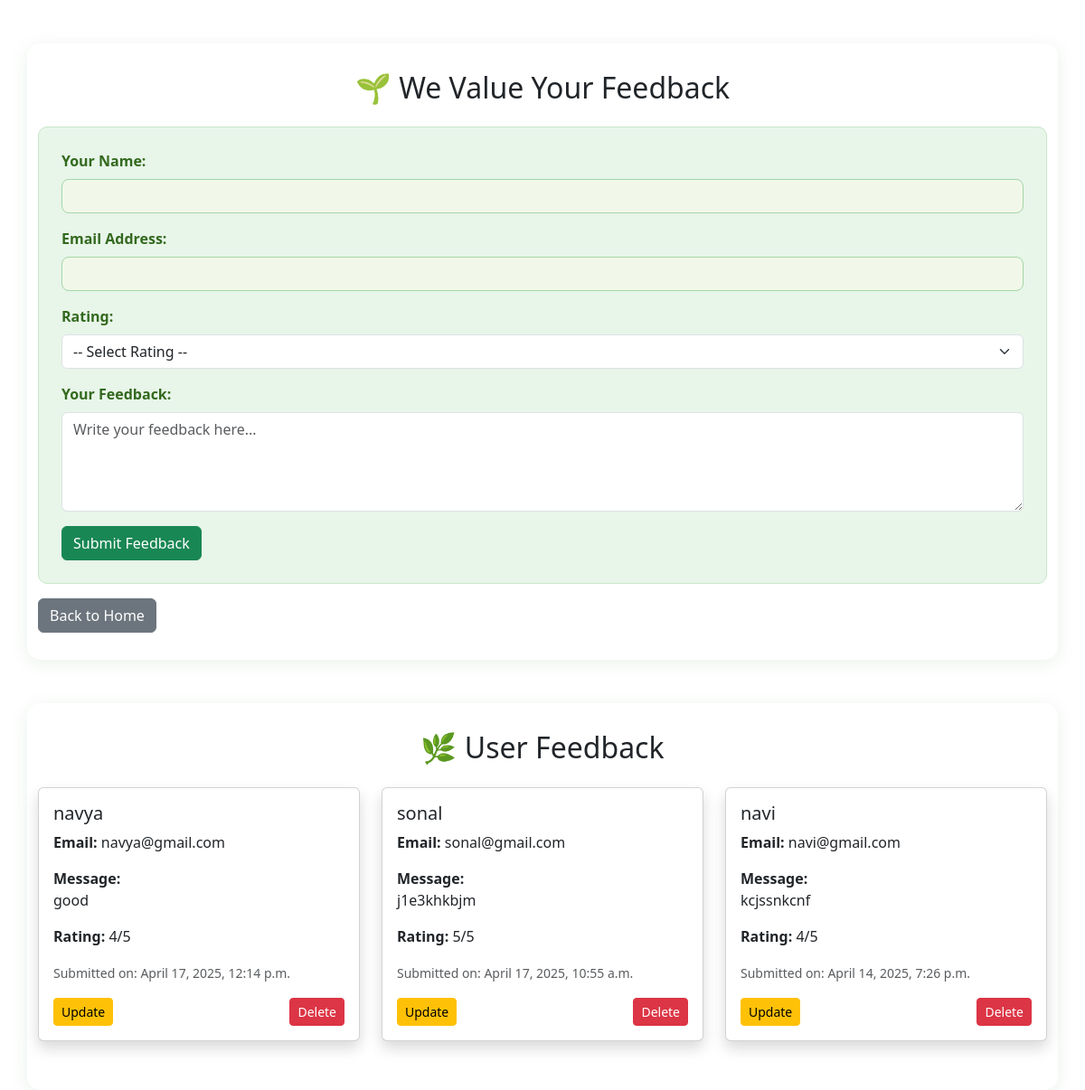
/feedback/ (signed in), run on the app's committed database.
### Dashboard/models.py (models this page shows, shortened)
class Feedback(models.Model):
    name = models.CharField(max_length=100)
    email = models.EmailField()
    rating = models.IntegerField()
    message = models.TextField()
    created_at = models.DateTimeField(auto_now_add=True)

### Dashboard/views.py (the view, shortened to what this page needs)
# urls.py: path('feedback/', views.feedback_form, name='feedback'),
@login_required
def feedback_form(request):
    feedbacks = Feedback.objects.all().order_by('-created_at')
    return render(request, 'feedback.html', {'feedbacks': feedbacks})

### Dashboard/templates/Feedback.html (shortened to what this page needs)
<!DOCTYPE html>
{% load static %}
<html lang="en">
<head>
    <link rel="stylesheet" href="{% static 'css/feedback_form.css' %}">
    <link rel="stylesheet" href="https://cdn.jsdelivr.net/npm/bootstrap@5.3.0/dist/css/bootstrap.min.css">
</head>
<body>
    <div class="container mt-5">
        <h2 class="text-center">🌱 We Value Your Feedback</h2>
        <form method="post" class="mt-4">
            <div class="mb-3">
                <label class="form-label">Your Name:</label>
                <input type="text" name="name" class="form-control" required>
            </div>
            <div class="mb-3">
                <label class="form-label">Email Address:</label>
                <input type="email" name="email" class="form-control" required>
            </div>
            <div class="mb-3">
                <label class="form-label">Rating:</label>
                <select name="rating" class="form-select" required>
                    <option value="">-- Select Rating --</option>
                </select>
            </div>
            <div class="mb-3">
                <label class="form-label">Your Feedback:</label>
                <textarea name="message" class="form-control" rows="4" placeholder="Write your feedback here..." required></textarea>
            </div>
            <button type="submit" class="btn btn-success">Submit Feedback</button>
        </form>
        <a href="{% url 'home' %}" class="btn btn-secondary mt-3">Back to Home</a>
    </div>
    <div class="container mt-5">
        <h2 class="text-center mb-4">🌿 User Feedback</h2>
        <div class="row">
            {% for feedback in feedbacks %}
            <div class="col-md-4 mb-4">
                <div class="card shadow">
                    <div class="card-body">
                        <h5 class="card-title">{{ feedback.name }}</h5>
                        <p class="card-text"><strong>Email:</strong> {{ feedback.email }}</p>
                        <p class="card-text"><strong>Message:</strong><br>{{ feedback.message }}</p>
                        <p class="card-text"><strong>Rating:</strong> {{ feedback.rating }}/5</p>
                        <p class="card-text text-muted"><small>Submitted on: {{ feedback.created_at }}</small></p>
                        <div class="d-flex justify-content-between mt-3">
                            <a href="{% url 'update' feedback.id %}" class="btn btn-warning btn-sm">Update</a>
                            <a href="{% url 'delete' feedback.id %}" class="btn btn-danger btn-sm"
                               onclick="return confirm('Are you sure you want to delete this feedback?');">Delete</a>
                        </div>
                    </div>
                </div>
            </div>
            {% empty %}
            <div class="col-12 text-center">
                <p>No feedback submitted yet.</p>
            </div>
            {% endfor %}
        </div>
    </div>
</body>
</html>

### Dashboard/static/css/feedback_form.css (style rules this page uses)
body { background-color: #f0f9f5; font-family: 'Segoe UI', sans-serif; color: #2f4f4f; }
h2 { color: #2e7d32; font-weight: bold; }
.container { background-color: #ffffff; border-radius: 15px; padding: 30px; box-shadow: 0 4px 20px rgba(46, 125, 50, 0.1); }
form { background-color: #e8f5e9; padding: 25px; border-radius: 10px; border: 1px solid #c8e6c9; }
.form-label { font-weight: 600; color: #33691e; }
input[type="text"], input[type="email"], select, textarea { border-radius: 8px; border: 1px solid #a5d6a7; background-color: #f1f8e9; transition: all 0.3s ease-in-out; }
.btn-success { background-color: #388e3c; border-color: #2e7d32; }
.card { border: none; border-left: 5px solid #66bb6a; background-color: #96ffc2; border-radius: 12px; transition: transform 0.2s; }
.card-title { color: #2e7d32; }
.btn-warning { background-color: #fbc02d; border-color: #f9a825; }
.btn-danger { background-color: #9035f8; border-color: #f69898; }

### data on the page
Feedback: name "navya", email "navya@gmail.com", message "good", rating "4", created_at "April 17, 2025, 12:14 p.m."
Feedback: name "sonal", email "sonal@gmail.com", message "j1e3khkbjm", rating "5", created_at "April 17, 2025, 10:55 a.m."
Feedback: name "navi", email "navi@gmail.com", message "kcjssnkcnf", rating "4", created_at "April 14, 2025, 7:26 p.m."
